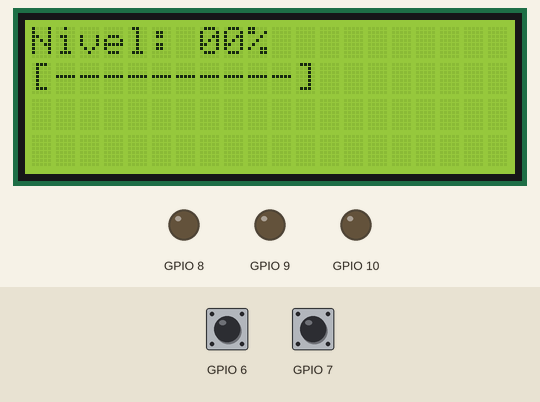
The program below on a simulated ESP32-S3. On the bench: 20×4 character LCD, output pins drawn as LEDs (lit = HIGH). The test bench sets the inputs (shaded band); at power-on: GPIO 7 HIGH, GPIO 6 HIGH.

Above: at 1.2 s.
1.3 s: GPIO 7 pulled LOW for 0.15 s
At 2.5 s:
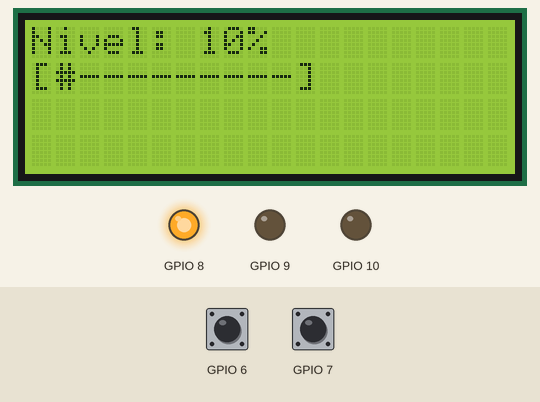
2.9 s: GPIO 7 pulled LOW for 1 s
At 3.9 s:
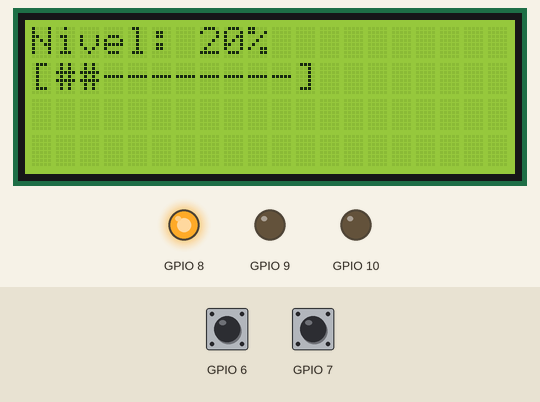
5.4 s: GPIO 7 pulled LOW for 0.15 s
At 5.9 s:
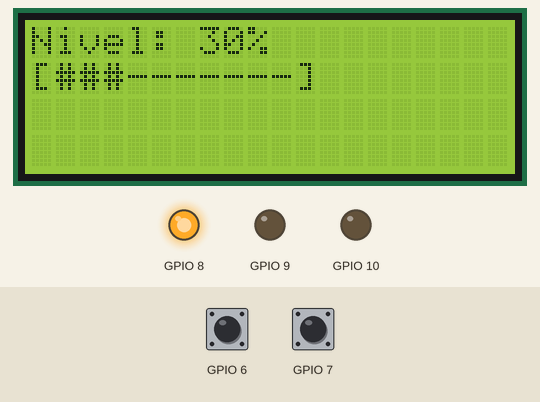
7.0 s: GPIO 7 pulled LOW for 3.2 s
At 8.4 s:
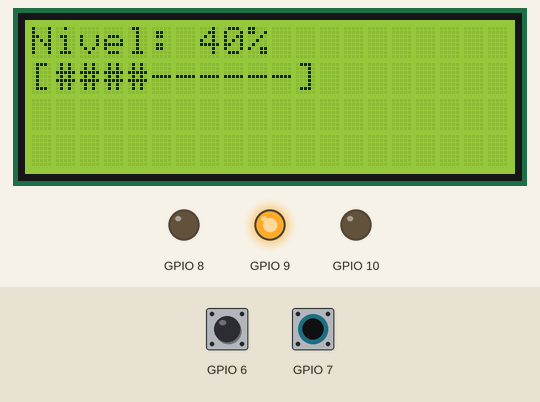
11.7 s: GPIO 7 pulled LOW for 0.15 s
At 12.0 s:
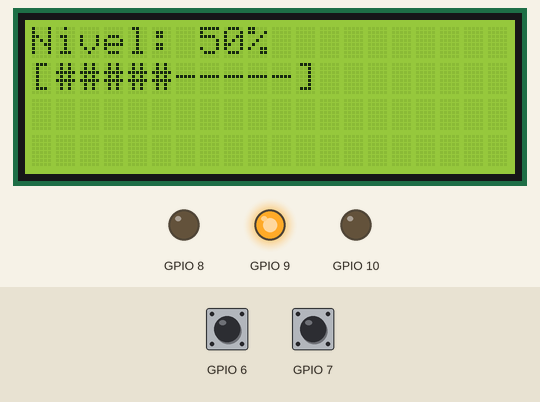
13.3 s: GPIO 7 pulled LOW for 1 s
At 14.6 s:
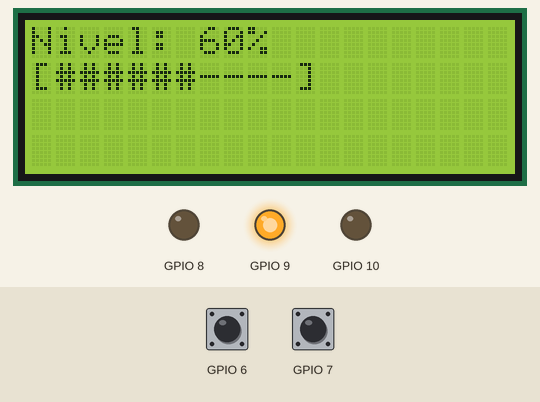
Timing chart, 0 to 16.3 s (numbered marks = the images above; inputs shaded):
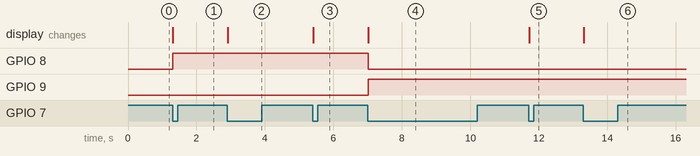

Measured:
- after the input at 1.3 s, GPIO 8: LOW → HIGH at once; the display: changes at once (image 1)
- after the input at 2.9 s, the display: changes at once (image 2)
- after the input at 5.4 s, the display: changes at once (image 3)
- after the input at 7.0 s, GPIO 8: HIGH → LOW at once; GPIO 9: LOW → HIGH at once; the display: changes at once (image 4)
- after the input at 11.7 s, the display: changes at once (image 5)
- after the input at 13.3 s, the display: changes at once (image 6)

The program:

main.cpp
```cpp
#include <Arduino.h>
#include <LiquidCrystal_I2C.h>
#include "botao.h"
#include "led.h"

LiquidCrystal_I2C lcd(0x27, 20, 4);

Botao btnA(7);
Botao btnB(6);

Led ledVermelho(10);
Led ledAmarelo(9);
Led ledVerde(8);

void iniciarLcd();
void subirNivel();
void descerNivel();
void atualizarLcd();

static int nivel = 0;
static int barraDeNivel = 0;

void setup()
{
  btnA.iniciar();
  btnB.iniciar();

  ledVermelho.iniciar();
  ledAmarelo.iniciar();
  ledVerde.iniciar();

  iniciarLcd();
}

void loop()
{
  if (nivel > 0 && nivel <= 3)
  {
    ledVerde.ligar();
    ledAmarelo.desligar();
  }

  if (nivel >= 4 && nivel <= 7)
  {
    ledVerde.desligar();
    ledAmarelo.ligar();
    ledVermelho.desligar();
  }

  if (nivel >= 8 && nivel <= 9)
  {
    ledAmarelo.desligar();
    ledVermelho.ligar();
    ledVermelho.desativarPiscar();
  }

  if (nivel == 10)
  {
    ledVermelho.ativarPiscar(200);
  }


  if (btnA.pressionou() || btnB.pressionou())
  {
    if (btnA.pressionou())
    {
      subirNivel();
      atualizarLcd();
      for (int i = 1; i <= nivel; i++)
      {
        lcd.setCursor(i, 1);
        lcd.print("#");
      }
    }
    if (btnB.pressionou())
    {
      descerNivel();
      atualizarLcd();
      for (int i = nivel + 1; i <= 10; i++)
      {
        lcd.setCursor(i, 1);
        lcd.print("-");
      }
    }

  }
  ledAmarelo.atualizar();
  ledVerde.atualizar();
  ledVermelho.atualizar();
  btnA.atualizar();
  btnB.atualizar();
}

void iniciarLcd()
{
  lcd.init();
  lcd.backlight();
  lcd.setCursor(0, 0);
  lcd.print("Nivel: 00%");
  lcd.setCursor(0, 1);
  lcd.print("[----------]");
}

void subirNivel()
{
  if (nivel == 10)
    return;

  nivel++;
}

void descerNivel()
{
  if (nivel == 0)
    return;

  nivel--;
}

void atualizarLcd()
{
  barraDeNivel = nivel * 10;
  lcd.setCursor(9,0);
  lcd.print("%  ");
  lcd.setCursor(7,0);
  lcd.print(nivel);
  if(barraDeNivel == 100)
  {
    lcd.setCursor(7,0);
    lcd.print("100%");
  }
}
```

botao.h
```cpp
#ifndef __BOTAO_H__
#define __BOTAO_H__

#include <Arduino.h>

class Botao
{
    private:
        uint8_t _pinoBotao;
        bool _estadoAtualBotao;
        bool _estadoAnteriorBotao;
        bool _pressionou;
        bool _soltou;


    public:
        Botao(uint8_t pino);

    void iniciar();
    void atualizar();
    bool pressionou();
    bool soltou();


};


#endif
```

led.h
```cpp
#ifndef __LED_H__
#define __LED_H__

#include <Arduino.h>

class Led
{
    private:
        uint8_t _pinoLed;
        bool _estadoLed = 0;
        uint32_t _tempoAgora_ms = 0;
        uint32_t _tempoAnterior_ms = 0;
        uint32_t _intervaloPiscar_ms = 500;
        bool _estaPiscando = 0;

    public:
        Led(uint8_t pino);

        void iniciar();
        void atualizar();
        void ligar();
        void desligar();
        void alternar();
        void ativarPiscar(uint32_t tempo_ms);
        void desativarPiscar();
};
#endif
```

botao.cpp
```cpp
#include "botao.h"

Botao::Botao(uint8_t pino) : _pinoBotao(pino)
{

}

void Botao::iniciar()
{
    pinMode(_pinoBotao, INPUT_PULLUP);
}

void Botao::atualizar()
{
    _pressionou = false;
    _soltou = false;

    _estadoAtualBotao = digitalRead(_pinoBotao);
    if(_estadoAtualBotao != _estadoAnteriorBotao)
    {
        _estadoAnteriorBotao = _estadoAtualBotao;

        if(_estadoAnteriorBotao == LOW)
            _pressionou = true;
        else
            _soltou = true;
    }
}

bool Botao::pressionou()
{
    return _pressionou;
}

bool Botao::soltou()
{
    return _soltou;
}
```

led.cpp
```cpp
#include "led.h"

Led::Led(uint8_t pino) : _pinoLed(pino)
{

}

void Led::iniciar()
{
    pinMode(_pinoLed, OUTPUT);
    digitalWrite(_pinoLed, LOW);
}

void Led::ligar()
{
    _estadoLed = 1;
}

void Led::desligar()
{
    _estadoLed = 0;
}

void Led::alternar()
{
    _estadoLed = !_estadoLed;
}

void Led::ativarPiscar(uint32_t tempo_ms)
{
    _estaPiscando = HIGH;
    _intervaloPiscar_ms = tempo_ms;
}

    void Led::atualizar()
    {
        if(_estaPiscando == 1)
        {
            _tempoAgora_ms = millis();
            if(_tempoAgora_ms - _tempoAnterior_ms >= _intervaloPiscar_ms)
            {
                alternar();
                _tempoAnterior_ms = _tempoAgora_ms;
            }
        }
        digitalWrite(_pinoLed, _estadoLed);
    }

void Led::desativarPiscar()
{
    _estaPiscando = LOW;
}
```
